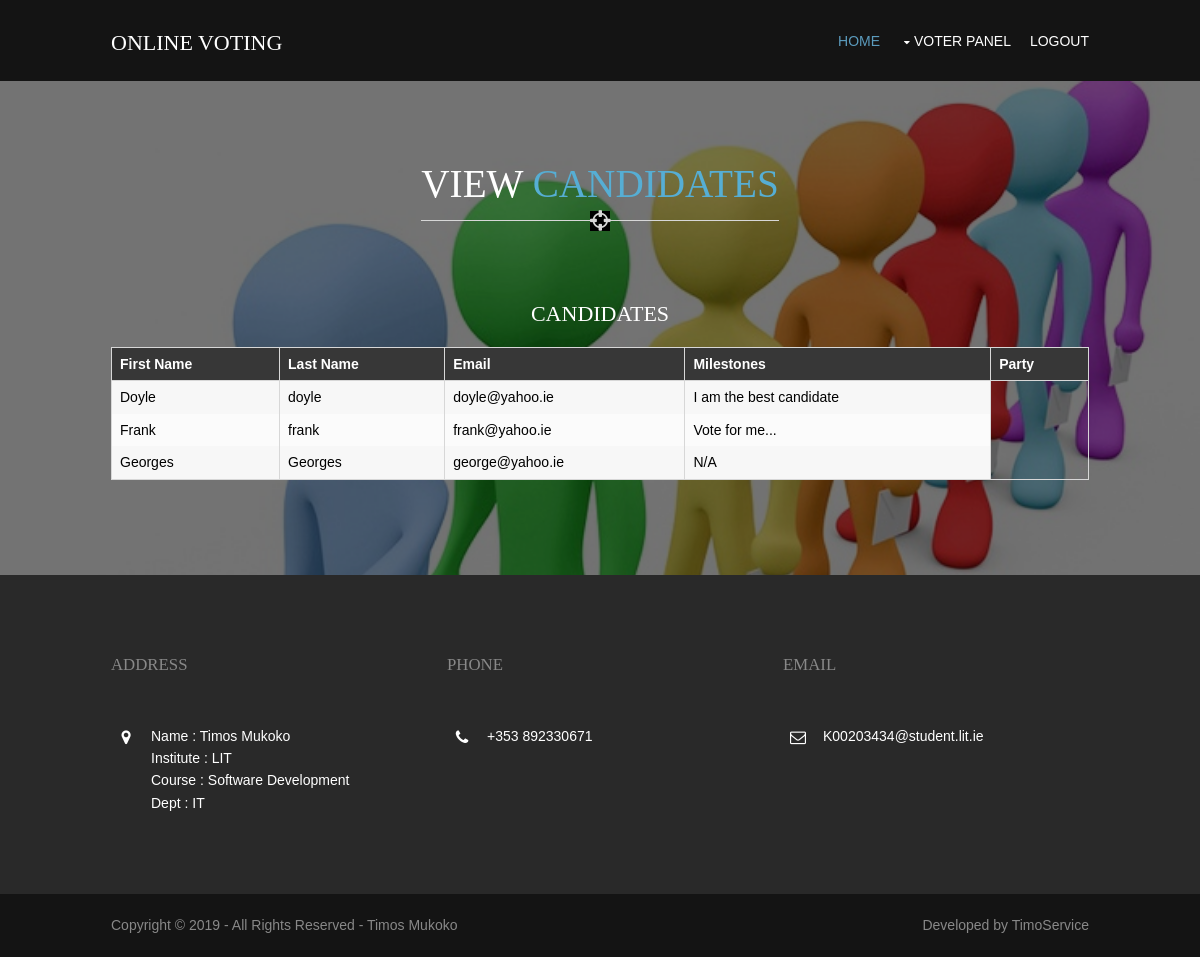
/viewcandidates.php (signed in), run on the app's committed database.
### tables this page shows
CREATE TABLE `tbmembers` (
  `member_id` int(5) NOT NULL AUTO_INCREMENT,
  `first_name` varchar(45) NOT NULL,
  `last_name` varchar(45) NOT NULL,
  `email` varchar(45) NOT NULL,
  `voter_id` varchar(10) NOT NULL,
  `voter_pin` int(5) NOT NULL,
  `password` varchar(45) NOT NULL,
  `voter_status` int(11) NOT NULL DEFAULT '0',
  `candi_status` int(11) NOT NULL DEFAULT '0',
  `is_candidate` int(11) NOT NULL DEFAULT '0',
  `milestones` varchar(500) DEFAULT 'N/A',
  PRIMARY KEY (`member_id`),
  UNIQUE KEY `voter_id` (`voter_id`)
);

### viewcandidates.php (the view, shortened to what this page needs)
<!DOCTYPE html>
<html>
<head>
<link href="layout/styles/layout.css" rel="stylesheet" type="text/css" media="all">
</head>
<body id="top">
<div class="wrapper row1">
  <header id="header" class="hoc clear">
    <div id="logo" class="fl_left">
      <h1><a href="index.php">ONLINE VOTING</a></h1>
    </div>
    <nav id="mainav" class="fl_right">
      <ul class="clear">
        <li class="active"><a href="voter.php">Home</a></li>
        <li><a class="drop" href="#">Voter Panel</a>
        </li>
        <li><a href="logout.php">Logout</a></li>
      </ul>
    </nav>
  </header>
</div>
<div class="wrapper bgded overlay" style="background-image:url('images/demo/backgrounds/background1.jpg');">
  <section id="testimonials" class="hoc container clear">
    <center>
	<h2 class="font-x3 uppercase btmspace-80 underlined"> View <a href="#">Candidates</a></h2>
    </center>
	<table border="0" width="620" align="center">
	<CAPTION><h3>CANDIDATES</h3></CAPTION>
	<tr>
	<th>First Name</th>
	<th>Last Name</th>
	<th>Email</th>
	<th>Milestones</th>
	<th>Party</th>
	</tr>
	<?php
		$mysqli = new mysqli("localhost", "root", "", "poll3");
		$result = $mysqli->query("SELECT * FROM tbmembers WHERE is_candidate = '1' and candi_status = '1'");
	?>
	<?php
    while ($row = mysqli_fetch_array($result)){
    echo "<tr>";
	echo "<td style='color:#000000'>" . $row['first_name']."</td>";
	echo "<td style='color:#000000'>" . $row['last_name']."</td>";
	echo "<td style='color:#000000'>" . $row['email']."</td>";
	echo "<td style='color:#000000'>" . $row['milestones']."</td>";
	echo "</tr>";
    }
?>
	</table>
  </section>
</div>
<?php include 'footer.php'; ?>

### layout/styles/layout.css (style rules this page uses)
#header { padding:30px 0 0 0; }
#header #logo h1 { margin:0; padding:0; font-size:22px; text-transform:uppercase; }
.container { padding:80px 0; }
*, *::before, *::after { transition:all .3s ease-in-out; }
nav ul, nav ol { margin:0; padding:0; list-style:none; }
#mainav, #breadcrumb, .sidebar nav { line-height:normal; }
#mainav .drop::after, #mainav li li .drop::after, #breadcrumb li a::after, .sidebar nav a::after { position:absolute; font-family:"FontAwesome"; font-size:10px; line-height:10px; }
#mainav ul.clear { margin-top:3px; }
#mainav ul { text-transform:uppercase; }
#mainav li { display:inline-block; position:relative; margin:0 15px 0 0; padding:0; }
#mainav li:last-child { margin-right:0; }
#mainav li a { display:block; padding:0 0 32px 0; }
#mainav .drop { padding-left:15px; }
#mainav .drop::after, #mainav li li .drop::after { content:"\f0d7"; }
#mainav .drop::after { top:5px; left:5px; }
table, th, td { border:1px solid; border-collapse:collapse; vertical-align:top; }
table, th { table-layout:auto; }
table { width:100%; margin-bottom:15px; }
th, td { padding:5px 8px; }
td { border-width:0 1px; }
body { color:#888888; background-color:#141414; }
a { color:#56AED4; }
.overlay { color:#FFFFFF; background-color:inherit; }
.overlay::after { color:inherit; background-color:rgba(0,0,0,.55); }
.underlined::before { background-color:#D7D7D7; }
.underlined::after { color:#D7D7D7; background-color:#FFFFFF; }
.bgded .underlined::after { background-color:#000000; }
.row1 { color:#FFFFFF; background-color:#141414; }
#header #logo * { color:inherit; }
#mainav li a { color:inherit; }
#mainav .active a, #mainav a:hover, #mainav li:hover > a { color:#5B9BBD; background-color:inherit; }
table, th, td, #comments .avatar, #comments input, #comments textarea { border-color:#D7D7D7; }
th { color:#FFFFFF; background-color:#373737; }
tr, #comments li, #comments input[type="submit"], #comments input[type="reset"] { color:inherit; background-color:#FBFBFB; }
tr:nth-child(even), #comments li:nth-child(even) { color:inherit; background-color:#F7F7F7; }
@media screen and (min-width:978px) { .hoc { max-width:978px; } }

### layout/styles/framework.css (style rules this page uses)
html { overflow-y:scroll; overflow-x:hidden; }
html, body { margin:0; padding:0; font-size:14px; line-height:1.6em; }
*, *::before, *::after { box-sizing:border-box; }
.uppercase { text-transform:uppercase; }
.overlay { position:relative; z-index:1; }
.overlay::after { display:block; position:absolute; top:0; left:0; width:100%; height:100%; content:""; z-index:-1; }
.bgded { background-position:top center; background-repeat:no-repeat; background-size:cover; }
.clear, .group { display:block; }
.clear::before, .clear::after, .group::before, .group::after { display:table; content:""; }
.clear, .clear::after, .group, .group::after { clear:both; }
a { outline:none; text-decoration:none; }
.fl_left, .imgl { float:left; }
.fl_right, .imgr { float:right; }
body, input, textarea, select { font-family:Verdana, Geneva, sans-serif; }
h1, h2, h3, h4, h5, h6, .heading { font-family:Georgia, "Times New Roman", Times, serif; }
h1, h2, h3, h4, h5, h6, .heading { margin:0 0 20px 0; font-size:22px; line-height:normal; font-weight:normal; text-transform:capitalize; }
.underlined { display:inline-block; position:relative; padding-bottom:15px; z-index:1; }
.underlined::before, .underlined::after { display:block; position:absolute; bottom:0; width:100%; height:1px; content:""; }
.underlined::after { bottom:-10px; left:50%; width:20px; height:20px; line-height:20px; margin-left:-10px; font-family:"FontAwesome"; font-size:24px; content:"\f05b"; text-align:center; }
.font-x3 { font-size:2.8rem; }
.wrapper { display:block; width:100%; margin:0; padding:0; text-align:left; word-wrap:break-word; }
.hoc { display:block; margin:0 auto; }
address, article, aside, figcaption, figure, footer, header, main, nav, section { display:block; margin:0; padding:0; }
.btmspace-80 { margin-bottom:80px; }

### data on the page
tbmembers: first_name "Doyle", last_name "doyle", email "doyle@yahoo.ie", milestones "I am the best candidate"
tbmembers: first_name "Frank", last_name "frank", email "frank@yahoo.ie", milestones "Vote for me..."
tbmembers: first_name "Georges", last_name "Georges", email "george@yahoo.ie", milestones "N/A"
